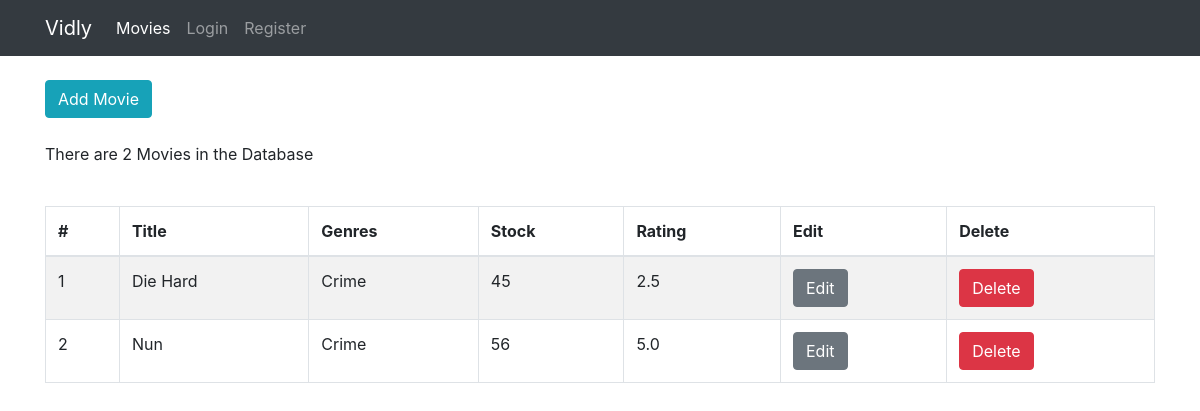
The app's page /, older data.
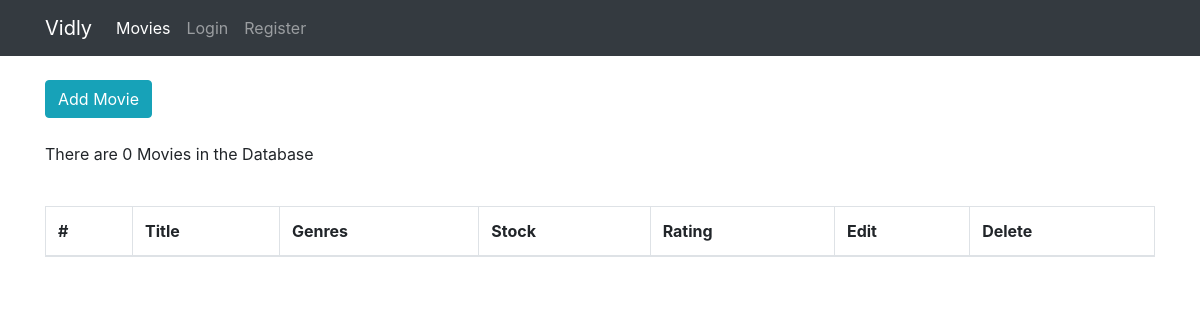
The same page, newer data.
### movies/models.py (models this page shows, shortened)
class Movies(models.Model):
    title = models.CharField(max_length=60)
    genre = models.ForeignKey(Genres,related_name='genre', on_delete=models.CASCADE,blank=False)
    numberInStock = models.IntegerField()
    dailyRentalRate = models.FloatField()

class Genres(models.Model):
    name = models.CharField(max_length=60,blank=False)
    def __str__(self):
        return self.name

### movies/views.py (the view)
# urls.py: path('',homePage,name="movies"),
def homePage(request):
    movies =  Movies.objects.all()
    paginator = Paginator(movies, 5)
    page = request.GET.get('page')
    context = {
        'movies' : paginator.get_page(page)
    }
    return render(request,"home.html",context)

### movies/templates/home.html (shortened to what this page needs)
{% extends 'base.html' %} {% block content %}
<div>
        <a class="btn btn-info" href="{% url 'addMovie' %}" >Add Movie</a>
</div>
<br />
<p>There are {{ movies|length }} Movies in the Database</p>
<br />
<table class="table table-striped table-bordered">
    <thead>
        <tr>
            <th>#</th>
            <th>Title</th>
            <th>Genres</th>
            <th>Stock</th>
            <th>Rating</th>
            <th>Edit</th>
            <th>Delete</th>
        </tr>
    </thead>
    <tbody>
        {% for movie in movies %}
        <tr>
            <td> {{ forloop.counter }} </td>
            <td>{{ movie.title }}</td>
            <td>{{ movie.genre }}</td>
            <td>{{ movie.numberInStock }}</td>
            <td>{{ movie.dailyRentalRate }}</td>
            <td><a href="{% url 'editMovie' movie.id %}" class="btn btn-secondary"  >Edit</a></td>
            <td><a href="{% url 'deleteMovie' movie.id %}" class="btn btn-danger"  >Delete</a></td>
        </tr>
        {% endfor %}
    </tbody>
</table>
{% endblock %}

### movies/templates/base.html (shortened to what this page needs)
{% load static %}
<!doctype html>
<html lang="en">
 {% include 'header.html' %}
<body>
    {%  include 'navbar.html' %}
    <main role="main" class="container">
       {% block content %}
        {% endblock %}
    </main>
</body>
</html>

### movies/templates/header.html (shortened to what this page needs)
{% load static %}
<head>
    <link href="{% static "css/bootstrap.min.css" %}" rel="stylesheet">
    <link href="{% static "css/starter-template.css" %}" rel="stylesheet">
</head>

### movies/templates/navbar.html (shortened to what this page needs)
<nav class="navbar navbar-expand-md navbar-dark bg-dark fixed-top">
        <div class="container" >
    <a class="navbar-brand" href="{% url 'movies'  %}">Vidly</a>
    <div class="collapse navbar-collapse" id="navbarsExampleDefault">
        <ul class="navbar-nav mr-auto">
            <li class="nav-item active">
                <a class="nav-link" href="{% url 'movies'  %}" >Movies <span class="sr-only">(current)</span></a>
            </li>
            {% if request.user.is_authenticated %}
            <li class="nav-item ">
                <a class="nav-link" href="{% url 'logout' %}" >Logout </a>
            </li>
            {% else %}
            <li class="nav-item ">
                    <a class="nav-link" href="{% url 'login' %}" >Login </a>
            </li>
            <li class="nav-item ">
                    <a class="nav-link" href="{% url 'signup' %}" >Register </a>
            </li>
            {% endif %}
        </ul>
    </div>
</div>
</nav>

### movies/templates/footer.html (shortened to what this page needs)
{% load static %}

### static/css/starter-template.css (style rules this page uses)
body { padding-top: 5rem; }

Row changes from the older to the newer data that the page shows:
removed Movies: title "Die Hard", genre "Crime", numberInStock "45", dailyRentalRate "2.5"
removed Movies: title "Nun", genre "Crime", numberInStock "56", dailyRentalRate "5.0"
Text that changed along with them:
{{ movies|length }}: "2" → "0"
